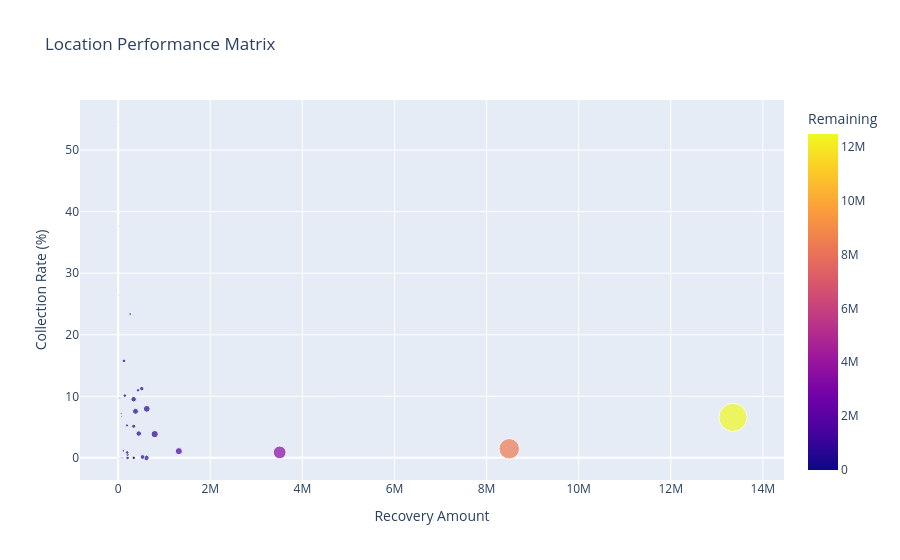

Notebook source saved alongside this figure:
### Code cell
fig = px.scatter(
    location_summary,
    x="Recovery",
    y="Collection Rate",
    size="Claims",
    color="Remaining",
    hover_name="Location",
    title="Location Performance Matrix",
    labels={
        "Recovery": "Recovery Amount",
        "Collection Rate": "Collection Rate (%)"
    }
)

fig.show()

### Figure 1 — Plotly figure (JSON) as saved in the notebook; plotly's stock layout.template omitted (floating-point values rounded to 4 significant figures)
{"data": [{"hovertemplate": "<b>%{hovertext}</b><br><br>Recovery Amount=%{x}<br>Collection Rate (%)=%{y}<br>Claims=%{marker.size}<br>Remaining=%{marker.color}<extra></extra>", "hovertext": ["Riyadh", "Jeddah", "Al-Makkah Muakarrama", "Al Ta'if", "Al-Madinah Munawarah", "Al Dammam", "Tabuk", "Abha", "Al-Kharj", "Hail", "Dahran", "Al Ahsa", "Al Qassim", "Jazan", "Al Jawf", "Al Khubar", "بلجرشي", "Invalid", "Al Jubail", "Hafar Al Batin", "Arar", "Buraydah", "Khamis Mushait", "Al Qatif", "Yanbu", "Al-Dawadmi", "Ras Tanura", "AL Qatif", "Najran", "Al Baha", "Al Qurayyat", "Jizan", "Sabya", "Al-Lith", "An Nuayriyah", "Al-Hofuf", "حوطة بني تميم", "Buqayq", "Khaibar", "شرورة", "Umluj", "AL Taraf", "Unayzah", "Muhayil", "Aseer", "Al-Khamasin", "Badr Honain", "Dawamat Al-Jandal", "المنطقة الشرقية", "صامطة", "Al Qunfudhah", "Turayf", "حريملاء", "Majmaah", "رفحاء", "Qaryat Al Olaya", "Afif", "المجاردة", "UMM SUMDAYN", "Wadei Al-Dwaser", "Ar Rass", "Bishah", "Sakaka", "Yanbu Al-Nakheel", "Al Khafji", "Ahad Rafidah", "رابغ", "الزلفي", "حلبان", "العزيزية", "Al Bukayriyah", "النماص", "الرويضة", "تاروت", "SHAQRA", "العلا"], "legendgroup": "", "marker": {"color": [12470000.0, 8368000.0, 3476000.0, 1303000.0, 762100.0, 571800.0, 611800.0, 527300.0, 454600.0, 429100.0, 384100.0, 347600.0, 340000.0, 337500.0, 319800.0, 303800.0, 300000, 199000.0, 204500.0, 202100.0, 193800.0, 181700.0, 129900.0, 105800.0, 109400.0, 109860, 100200.0, 84700.0, 84380.0, 72318, 76580.0, 67540.0, 59880, 55630, 52230, 50899, 46630, 42350.0, 36400, 33428, 32470.0, 28170.0, 24790.0, 27401, 25250, 24273, 20000, 18750, 17340.0, 10678, 16610, 16460.0, 15230, 14750.0, 12827, 12000, 11809, 3000, 10610.0, 10150, 10140.0, 9706, 9150, 8812, 6412.0, 7115, 6904.0, 6837.0, 6057, 5324.0, 4333.0, 4076, 3415, 2164, 1700, 560], "coloraxis": "coloraxis", "size": [1353, 716, 278, 86, 90, 78, 53, 39, 34, 52, 21, 60, 14, 21, 29, 52, 1, 13, 23, 19, 22, 17, 22, 23, 11, 6, 4, 5, 11, 6, 6, 5, 7, 1, 1, 3, 1, 5, 1, 2, 2, 1, 5, 3, 2, 2, 1, 1, 1, 2, 2, 2, 1, 3, 2, 1, 2, 1, 1, 1, 2, 2, 1, 1, 2, 2, 1, 1, 1, 1, 1, 1, 1, 1, 1, 1], "sizemode": "area", "sizeref": 3.382, "symbol": "circle"}, "mode": "markers", "name": "", "orientation": "v", "showlegend": false, "type": "scatter", "x": [13350000.0, 8492000.0, 3507000.0, 1317000.0, 792700.0, 621300.0, 611800.0, 528100.0, 512200.0, 446800.0, 431500.0, 376100.0, 340000.0, 337500.0, 337100.0, 335700.0, 300000, 259600.0, 204500.0, 203100.0, 195600.0, 191800.0, 144500.0, 125600.0, 110600.0, 109860, 100200.0, 84700.0, 84380.0, 77548, 76580.0, 67540.0, 64530.0, 55630, 52230, 50899, 46630, 42350.0, 36400, 33428, 32470.0, 28170.0, 27460.0, 27401, 25250, 24273, 20000, 18750, 17340.0, 17128, 16610, 16460.0, 15230, 14750.0, 12827, 12000, 11809, 11000, 10610.0, 10150, 10140.0, 9706, 9150, 8812, 8712.0, 7115, 6904.0, 6837.0, 6057, 5324.0, 4333.0, 4076, 3415, 2164, 1700, 560], "xaxis": "x", "y": [6.58, 1.47, 0.89, 1.09, 3.86, 7.96, 0, 0.14, 11.24, 3.95, 10.98, 7.56, 0, 0, 5.13, 9.52, 0, 23.36, 0, 0.52, 0.88, 5.27, 10.11, 15.76, 1.14, 0, 0, 0, 0, 6.74, 0, 0, 7.21, 0, 0, 0, 0, 0, 0, 0, 0, 0, 9.72, 0, 0, 0, 0, 0, 0, 37.66, 0, 0, 0, 0, 0, 0, 0, 54.55, 0, 0, 0, 0, 0, 0, 26.4, 0, 0, 0, 0, 0, 0, 0, 0, 0, 0, 0], "yaxis": "y"}], "layout": {"coloraxis": {"colorbar": {"title": {"text": "Remaining"}}, "colorscale": [[0, "#0d0887"], [0.1111, "#46039f"], [0.2222, "#7201a8"], [0.3333, "#9c179e"], [0.4444, "#bd3786"], [0.5556, "#d8576b"], [0.6667, "#ed7953"], [0.7778, "#fb9f3a"], [0.8889, "#fdca26"], [1, "#f0f921"]]}, "legend": {"itemsizing": "constant", "tracegroupgap": 0}, "title": {"text": "Location Performance Matrix"}, "xaxis": {"anchor": "y", "domain": [0, 1], "title": {"text": "Recovery Amount"}}, "yaxis": {"anchor": "x", "domain": [0, 1], "title": {"text": "Collection Rate (%)"}}}}
